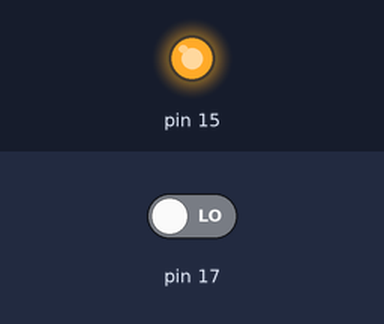
Simulated run of this sketch. Board: Arduino Uno, built with avr-gcc and run on an emulated ATmega328P. Parts: output pins drawn as LEDs (lit = HIGH). The inputs (shaded band) are chosen by the test bench; at power-on: pin 17 LOW. What the sketch prints to the serial monitor is not drawn.

Above: at 0.1 s.
Timing chart, 0 to 1.6 s (numbered marks = the images above):
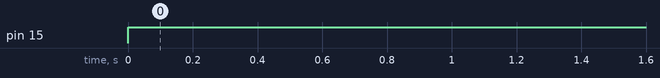

Measured:
- by itself, pin 15: LOW → HIGH at 0.00 s

The sketch:

IR_test.ino
```cpp
#include <IRremote.h>

#define PIN_IR 13
#define PIN_DETECT 9


IRsend irsend;
void setup()
{
  pinMode(15, OUTPUT);
  pinMode(17, INPUT);
  Serial.begin(9600);
  analogReference(INTERNAL);
}

void loop() {
digitalWrite(15, HIGH);
Serial.println(digitalRead(17));
}
```
